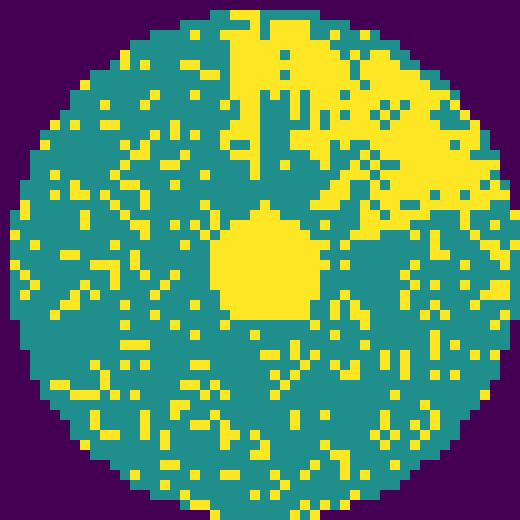
#> input picture backend/png_files/image10.png, 520 x 520 px, given in place of sem4.png, which was not available
$ python -i locate_line.py   (imports and definitions only)
#> lines starting #> are read from the running program, lines starting #| are printed output that depends on the picture; pictures that were not available may be replaced by others from this repository, and a replacement may not be noted
### backend/describeDefect.py
import random


# [57 lines left out: functions describe_defect_types, describe_defect_percentage, not called in this run]


def describe_defect_location(vertical: str, horizontal: str) -> str:
    if not vertical and not horizontal:
        return no_defect()
    options = [
        f"The defect is in the {vertical} {horizontal} part of the wafer.",
        f"You can find the defect in the {vertical}-{horizontal} quadrant of the wafer.",
        f"The wafer defect is located at the {vertical}-{horizontal} region.",
        f"The defect has been detected in the {vertical} {horizontal} section of the wafer."
    ]
    return random.choice(options)


def no_defect():
    return random.choice([
        "The wafer is completely defect-free.",
        "No defects were identified on the wafer.",
        "This wafer has no detected defects."
    ])

# Categories of defects
categories = {
    "Line-Space Defects": ["Bridge", "Break", "Gap", "Corner_Rounding", "Sidewall_Roughness", "Overlay_Error"],
    "Contact Hole Defects": ["Missing", "Deformed", "Merging", "Collapse", "Undersized", "Oversized", "Repeating"]
}

# [23 lines left out: functions describe_sem_defect_types, get_defect_category, not called in this run]

### backend/locate_line.py
import cv2,os,uuid
import numpy as np
from describeDefect import describe_defect_location


def locate_sem_line_defect(defect_path):
    # Load images
#> called with defect_path = 'png_files/image10.png'
    ideal_path = "/home/sbna/Documents/WaferGPT-Backend/png_files/sem4.png"  # Ideal wafer image

    ideal = cv2.imread(ideal_path, cv2.IMREAD_GRAYSCALE)
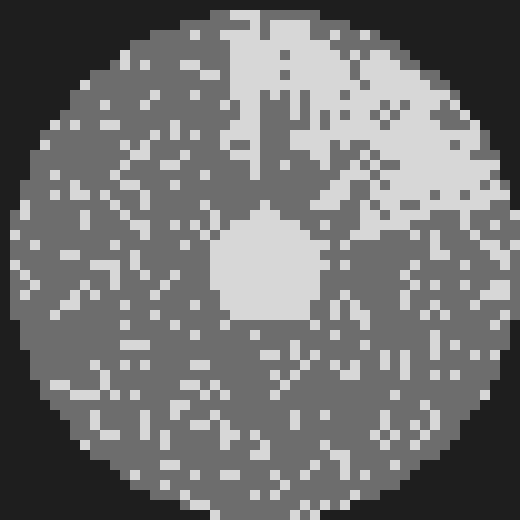
#> ideal: shape (520, 520); min 30, max 215, mean 116
    defect = cv2.imread(defect_path, cv2.IMREAD_GRAYSCALE)

    # Ensure same size
    if ideal.shape != defect.shape:
        defect = cv2.resize(defect, (ideal.shape[1], ideal.shape[0]))

    # Compute absolute difference
    diff = cv2.absdiff(ideal, defect)
#> diff: shape (520, 520); every value is 0

    # Threshold to highlight differences
    _, thresh = cv2.threshold(diff, 30, 255, cv2.THRESH_BINARY)

    # Remove noise using morphological operations
    kernel = np.ones((3, 3), np.uint8)
    thresh = cv2.morphologyEx(thresh, cv2.MORPH_OPEN, kernel, iterations=2)

    # Find contours (defects only)
    contours, _ = cv2.findContours(thresh, cv2.RETR_EXTERNAL, cv2.CHAIN_APPROX_SIMPLE)
#> contours = []

    # Get image dimensions
    h, w = defect.shape
#> h = 520; w = 520
    max_area = 0
    # Determine defect locations
    detected_regions = []
    for contour in contours:
        x, y, w_c, h_c = cv2.boundingRect(contour)
        area = cv2.contourArea(contour)
        # print(area)
        if area > max_area and area > 20:
            cx, cy = x + w_c // 2, y + h_c // 2  # Center of defect
            # cv2.rectangle(defect, (x, y), (x + w_c, y + h_c), (0, 255, 0), 2)  # Green box
            if cy < h /3:
                detected_regions.append("Top")
            elif cy + h_c >2 * h / 3:
                detected_regions.append("Bottom")
            else:
                detected_regions.append("Middle")
            if cx < w /3:
                detected_regions.append("Left")
            elif cx + w_c >2 * w / 3:
                detected_regions.append("Right")
            else:
                detected_regions.append("Center")
#> this loop made 0 passes
#> after the loop, detected_regions = []

    # Print detected defect locations
    output = cv2.cvtColor(defect, cv2.COLOR_GRAY2BGR)
    cv2.drawContours(output, contours, -1, (0, 255, 0), 2)
    # cv2.imwrite("output.png", output)
    unique_filename = f"processed_{uuid.uuid4().hex}.png"
    output_path = os.path.join("/home/sbna/Documents/WaferGPT-Frontend/processed_image", unique_filename)
    cv2.imwrite(output_path, output)

    if not detected_regions:
        return describe_defect_location("",""),output_path
    return describe_defect_location(detected_regions[0],detected_regions[1]),output_path


# [2 lines not run here, left out]
    # print(locate_sem_defect(defect_path))

>>> result = locate_sem_line_defect('png_files/image10.png')

$ run again, on backend/png_files/image11.png
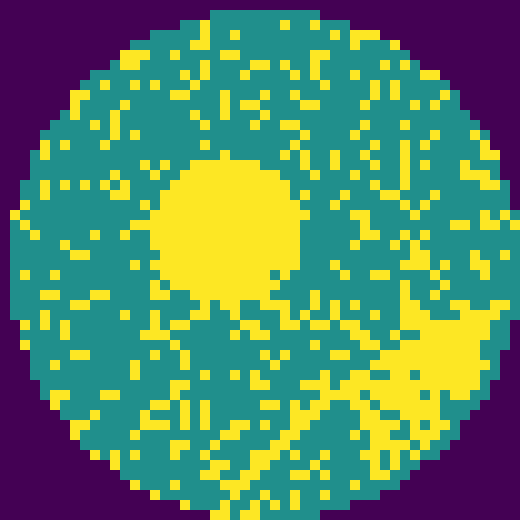
#> input picture backend/png_files/image11.png, 520 x 520 px, given in place of sem4.png, which was not available
#> in locate_sem_line_defect, `ideal = cv2.imread(ideal_path, cv2.IMREAD_GRAYSCALE)`:
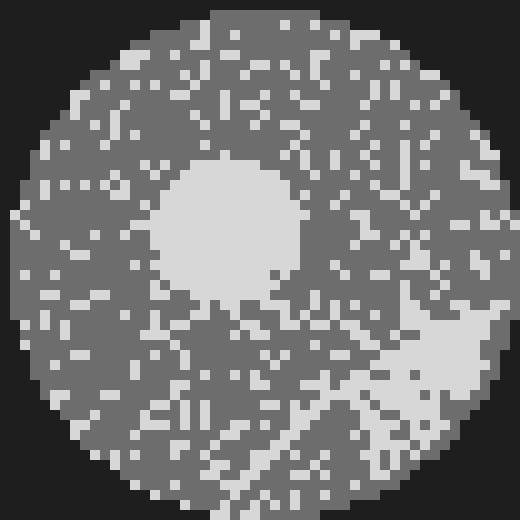
#> ideal: shape (520, 520); min 30, max 215, mean 116.6
#> diff: shape (520, 520); every value is 0
#> contours = []

$ run again, on backend/png_files/image12.png
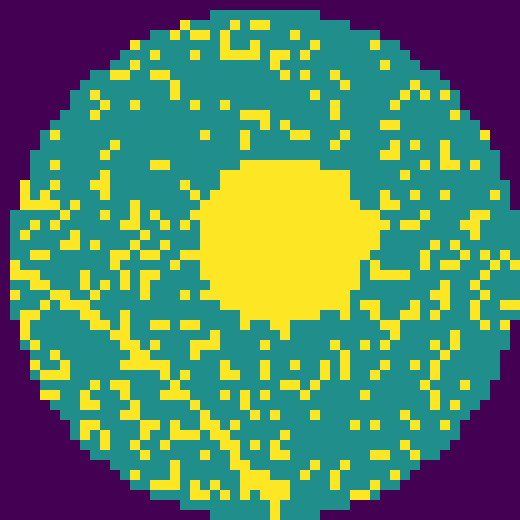
#> input picture backend/png_files/image12.png, 520 x 520 px, given in place of sem4.png, which was not available
#> in locate_sem_line_defect, `ideal = cv2.imread(ideal_path, cv2.IMREAD_GRAYSCALE)`:
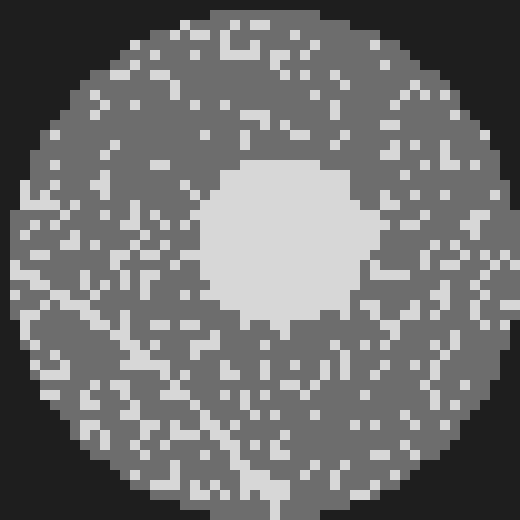
#> ideal: shape (520, 520); min 30, max 215, mean 114.5
#> diff: shape (520, 520); every value is 0
#> contours = []
